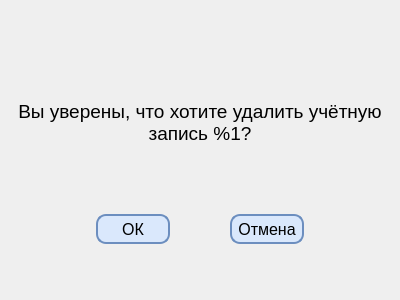
<?xml version="1.0" encoding="UTF-8"?>
<ui version="4.0">
 <class>AccountDelete</class>
 <widget class="QDialog" name="AccountDelete">
  <property name="geometry">
   <rect>
    <x>0</x>
    <y>0</y>
    <width>400</width>
    <height>300</height>
   </rect>
  </property>
  <property name="minimumSize">
   <size>
    <width>400</width>
    <height>300</height>
   </size>
  </property>
  <property name="maximumSize">
   <size>
    <width>400</width>
    <height>300</height>
   </size>
  </property>
  <property name="windowTitle">
   <string>Удаление аккаунта</string>
  </property>
  <property name="windowIcon">
   <iconset theme="QIcon::ThemeIcon::EditCut"/>
  </property>
  <property name="styleSheet">
   <string notr="true">#LostConnectionDialog {
	Font: &quot;Merriweather 18pt&quot;
}

QPushButton {
	background-color: #DAE8FC;
	border: 2px solid #6C8EBF;
	border-radius: 10px;
}

QPushButton:hover {
	background-color: #c8dcfc;
}

QPushButton:pressed {
	background-color: #a7c8fc;
}</string>
  </property>
  <layout class="QVBoxLayout" name="verticalLayout">
   <item>
    <spacer name="verticalSpacer">
     <property name="orientation">
      <enum>Qt::Orientation::Vertical</enum>
     </property>
     <property name="sizeType">
      <enum>QSizePolicy::Policy::Maximum</enum>
     </property>
     <property name="sizeHint" stdset="0">
      <size>
       <width>20</width>
       <height>25</height>
      </size>
     </property>
    </spacer>
   </item>
   <item>
    <widget class="QLabel" name="TextLabel">
     <property name="font">
      <font>
       <pointsize>14</pointsize>
      </font>
     </property>
     <property name="text">
      <string>Вы уверены, что хотите удалить учётную запись %1?</string>
     </property>
     <property name="alignment">
      <set>Qt::AlignmentFlag::AlignCenter</set>
     </property>
     <property name="wordWrap">
      <bool>true</bool>
     </property>
    </widget>
   </item>
   <item>
    <layout class="QHBoxLayout" name="horizontalLayout">
     <property name="spacing">
      <number>60</number>
     </property>
     <property name="leftMargin">
      <number>85</number>
     </property>
     <property name="rightMargin">
      <number>85</number>
     </property>
     <item>
      <widget class="QPushButton" name="ConfirmButton">
       <property name="minimumSize">
        <size>
         <width>0</width>
         <height>30</height>
        </size>
       </property>
       <property name="font">
        <font>
         <pointsize>12</pointsize>
        </font>
       </property>
       <property name="text">
        <string>ОК</string>
       </property>
      </widget>
     </item>
     <item>
      <widget class="QPushButton" name="CancelButton">
       <property name="minimumSize">
        <size>
         <width>0</width>
         <height>30</height>
        </size>
       </property>
       <property name="font">
        <font>
         <pointsize>12</pointsize>
        </font>
       </property>
       <property name="text">
        <string>Отмена</string>
       </property>
      </widget>
     </item>
    </layout>
   </item>
   <item>
    <spacer name="verticalSpacer_2">
     <property name="orientation">
      <enum>Qt::Orientation::Vertical</enum>
     </property>
     <property name="sizeType">
      <enum>QSizePolicy::Policy::Maximum</enum>
     </property>
     <property name="sizeHint" stdset="0">
      <size>
       <width>20</width>
       <height>45</height>
      </size>
     </property>
    </spacer>
   </item>
  </layout>
 </widget>
 <resources/>
 <connections/>
</ui>
